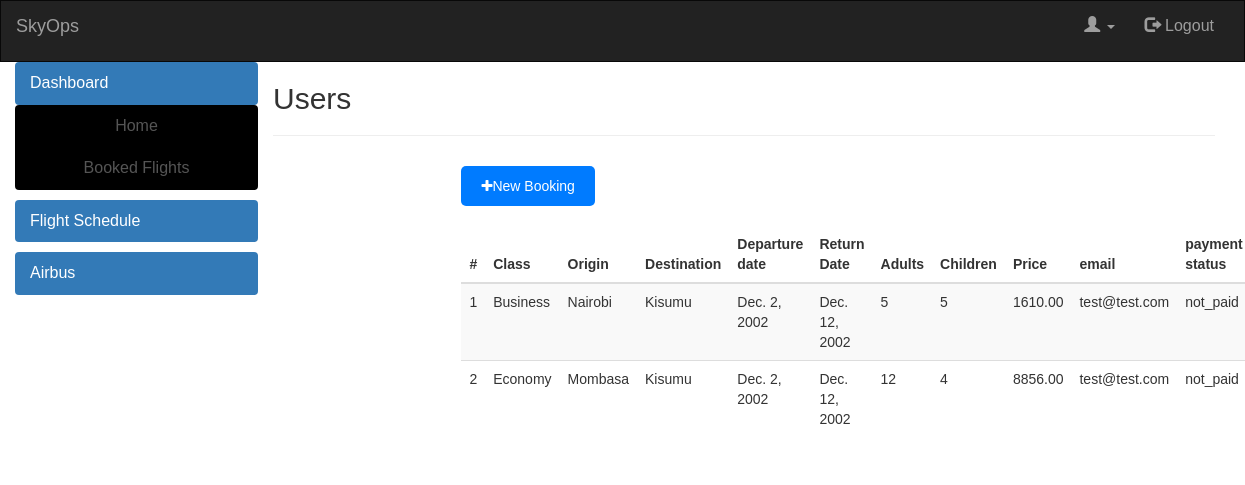
The app's page /booked_flights/ (signed in) with its own data.
### airline_management/models.py (models this page shows, shortened)
class Booking(models.Model):
    CLASS_CHOICES = [
        ('Economy', 'Economy'),
        ('Business', 'Business'),
        ('First', 'First'),
    ]
    PAYMENT_STATUS_CHOICES = [
        ('not_paid', 'Not Paid'),
        ('paid', 'Paid'),
    ]
    class_type = models.CharField(max_length=100, choices=CLASS_CHOICES, default='Economy')
    origin = models.CharField(max_length=100,default='')
    destination = models.CharField(max_length=100,default='')
    departure_date = models.DateField()
    return_date = models.DateField(null=True, blank=True)
    adults = models.IntegerField(default=1)
    children = models.IntegerField(default=0)
    price = models.DecimalField(max_digits=10, decimal_places=2, null=True, blank=True)
    email = models.EmailField()
    payment_status = models.CharField(max_length=20, choices=PAYMENT_STATUS_CHOICES, default='paid')

### airline_management/views.py (the view)
# urls.py: path('booked_flights/',booked_flights,name='booked_flights'),
@login_required
def booked_flights(request):
    bookings = Booking.objects.all()
    return render(request, 'booked_flights.html', {'bookings': bookings})

### airline_management/templates/booked_flights.html (shortened to what this page needs)
{% load static %}
<!DOCTYPE html>
<html lang="en">
<head>
    <link rel="stylesheet" href="https://maxcdn.bootstrapcdn.com/bootstrap/3.3.7/css/bootstrap.min.css">
    <link rel="stylesheet" href="https://cdnjs.cloudflare.com/ajax/libs/font-awesome/4.7.0/css/font-awesome.min.css">
    <link rel="stylesheet" href="{% static 'css/mycss.css' %}">
</head>
<body>
    <nav class="navbar navbar-inverse" style="border-radius:0px !important; margin-bottom: 0">
        <div class="container-fluid">
            <div class="navbar-header">
                <a class="navbar-brand" href="{% url 'index' %}">SkyOps</a>
            </div>
            <div class="collapse navbar-collapse" id="myNavbar">
                <ul class="nav navbar-nav navbar-right">
                    <li class="dropdown">
                        <a class="dropdown-toggle" data-toggle="dropdown" href="#"><span class="glyphicon glyphicon-user"></span>
                            <span class="caret"></span></a>
                    </li>
                    <li><a href="{% url 'index' %}"><span class="glyphicon glyphicon-log-out"></span> Logout</a></li>
                </ul>
            </div>
        </div>
    </nav>
    <div class="container-fluid">
        <div class="container-fluid" style="margin-left: 0;margin-right:0;padding: 0 0 0 0;width: 20%; float: left;">
            <ul class="nav nav-pills nav-stacked" style="width:100%;">
              <li class="active">
                  <a href="#" id="m1">Dashboard</a>
                  <ul id="sub1" style="padding: 0 0 0 0">
                      <div class="list-group" style="text-align: center;margin: 0">
                        <a href="{% url 'home' %}" class="list-group-item">Home</a>
                        <a href="{% url 'booked_flights' %}" class="list-group-item">Booked Flights</a>
                      </div>
                  </ul>
              </li>
              <li  class="active">
                  <a href="#" id="m2">Flight Schedule</a>
              </li>
              <li  class="active">
                  <a href="#" id="m3">Airbus</a>
              </li>
            </ul>
          </div>
        <div class="container-fluid" style="float: right; width: 80%">
            <h2>Users</h2>
            <hr>
            <div class="container" style="margin-left: 0; float: right; width:80%; margin-top: 10px; padding: 0">
                <div>
                    <a href="{% url 'booking' %}"><button class="btn btn-primary" id="newUserBtn"><i class="fa fa-plus"></i>New Booking</button></a>
                </div>
                <br>
                <table class="table table-striped table-hover" id="userTable">
                    <thead>
                        <tr>
                            <th>#</th>
                            <th>Class</th>
                            <th>Origin</th>
                            <th>Destination</th>
                            <th>Departure date</th>
                            <th>Return Date</th>
                            <th>Adults</th>
                            <th>Children</th>
                            <th>Price</th>
                            <th>email</th>
                            <th>payment status</th>
                        </tr>
                    </thead>
                    <tbody id="userTableBody">
                        {% for booking in bookings %}
                        <tr>
                            <td>{{ forloop.counter }}</td>
                            <td>{{ booking.class_type }}</td>
                            <td>{{ booking.origin }}</td>
                            <td>{{ booking.destination }}</td>
                            <td>{{ booking.departure_date }}</td>
                            <td>{{ booking.return_date }}</td>
                            <td>{{ booking.adults }}</td>
                            <td>{{ booking.children }}</td>
                            <td>{{ booking.price }}</td>
                            <td>{{ booking.email }}</td>
                            <td>{{ booking.payment_status }}</td>
                        </tr>
                        {% endfor %}
                    </tbody>
                </table>
            </div>
        </div>
    </div>
</body>
</html>

### airline_management/static/css/mycss.css (style rules this page uses)
body { font-family: 'Poppins', sans-serif; }
.list-group { margin: 0; }
.list-group-item { margin: none; border: none; border-radius: 0; background-color: black; text-align: center; }
body { font-family: 'Poppins', sans-serif; background-color: #f8f9fa; }
.container { margin-top: 50px; }
ul { list-style: none; padding: 0; margin: 0; }
li { font-size: 16px; color: #555; margin-bottom: 10px; }
.btn { display: inline-block; padding: 10px 20px; border: none; border-radius: 5px; background-color: #007bff; color: #fff; text-align: center; text-decoration: none; cursor: pointer; transition: background-color 0.3s ease; }

### records on screen
Booking: class_type "Business", origin "Nairobi", destination "Kisumu", departure_date "Dec. 2, 2002", return_date "Dec. 12, 2002", adults "5", children "5", price "1610.00", email "test@test.com", payment_status "not_paid"
Booking: class_type "Economy", origin "Mombasa", destination "Kisumu", departure_date "Dec. 2, 2002", return_date "Dec. 12, 2002", adults "12", children "4", price "8856.00", email "test@test.com", payment_status "not_paid"
